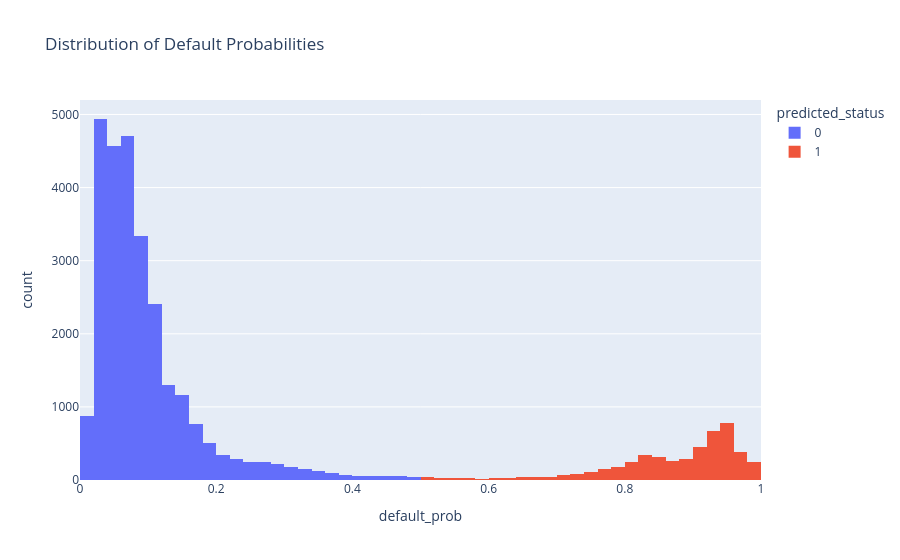

Write notebook code for a chart like this one.
### Markdown cell above
## 1. Prediction Visualization

### Code cell
fig = px.histogram(data, x='default_prob', color='predicted_status', 
                   title='Distribution of Default Probabilities', nbins=50)
fig.show()

### Figure 1 — Plotly figure (JSON) as saved in the notebook; plotly's stock layout.template omitted (floating-point values rounded to 4 significant figures; data arrays with more than 128 entries replaced by an {"elided": "..."} marker saying what was removed)
{"data": [{"bingroup": "x", "hovertemplate": "predicted_status=0<br>default_prob=%{x}<br>count=%{y}<extra></extra>", "legendgroup": "0", "marker": {"color": "#636efa", "pattern": {"shape": ""}}, "name": "0", "nbinsx": 50, "orientation": "v", "showlegend": true, "type": "histogram", "x": {"elided": "26769 float values"}, "xaxis": "x", "yaxis": "y"}, {"bingroup": "x", "hovertemplate": "predicted_status=1<br>default_prob=%{x}<br>count=%{y}<extra></extra>", "legendgroup": "1", "marker": {"color": "#EF553B", "pattern": {"shape": ""}}, "name": "1", "nbinsx": 50, "orientation": "v", "showlegend": true, "type": "histogram", "x": {"elided": "4909 float values"}, "xaxis": "x", "yaxis": "y"}], "layout": {"barmode": "relative", "legend": {"title": {"text": "predicted_status"}, "tracegroupgap": 0}, "title": {"text": "Distribution of Default Probabilities"}, "xaxis": {"anchor": "y", "domain": [0, 1], "title": {"text": "default_prob"}}, "yaxis": {"anchor": "x", "domain": [0, 1], "title": {"text": "count"}}}}
